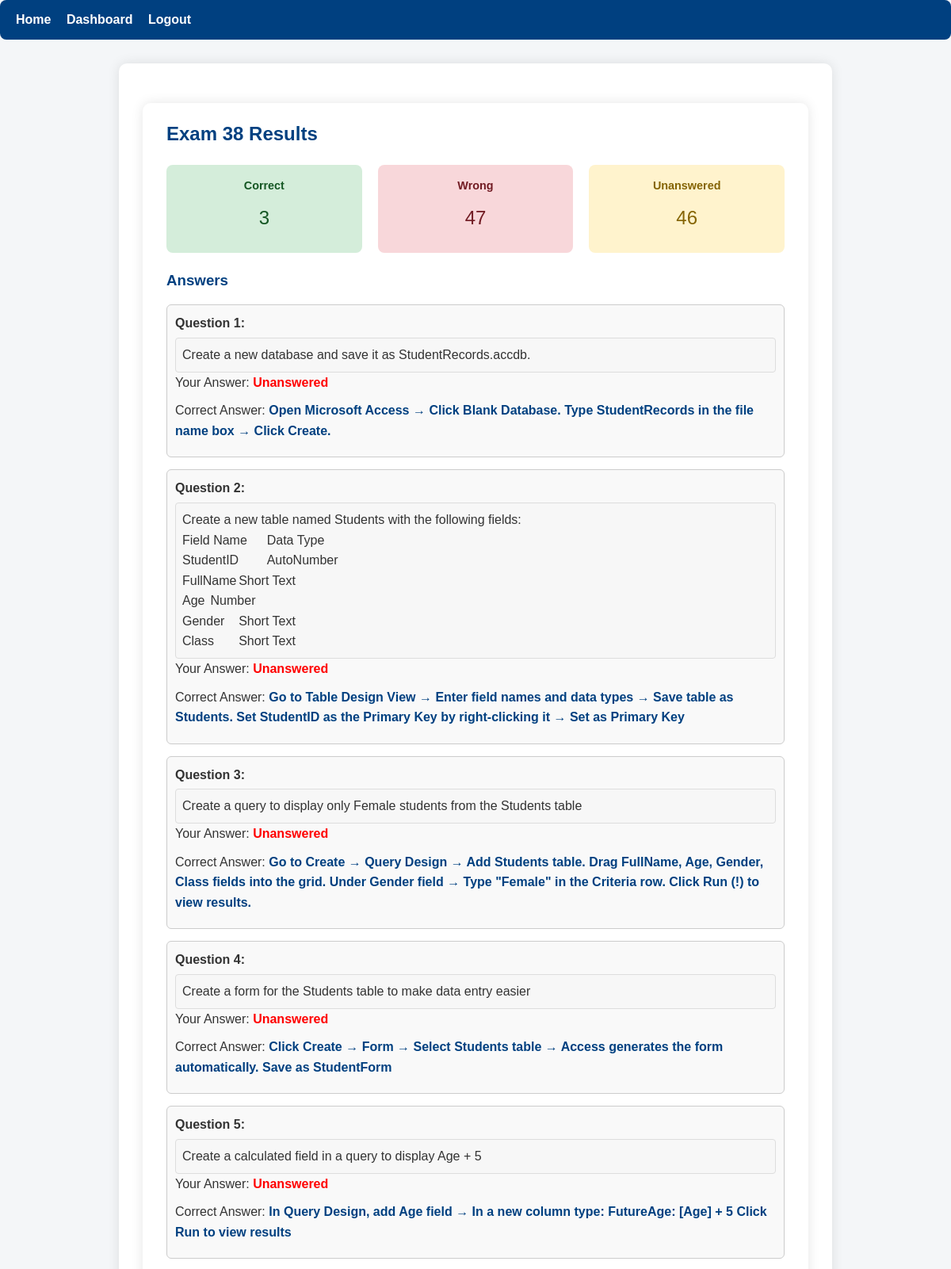
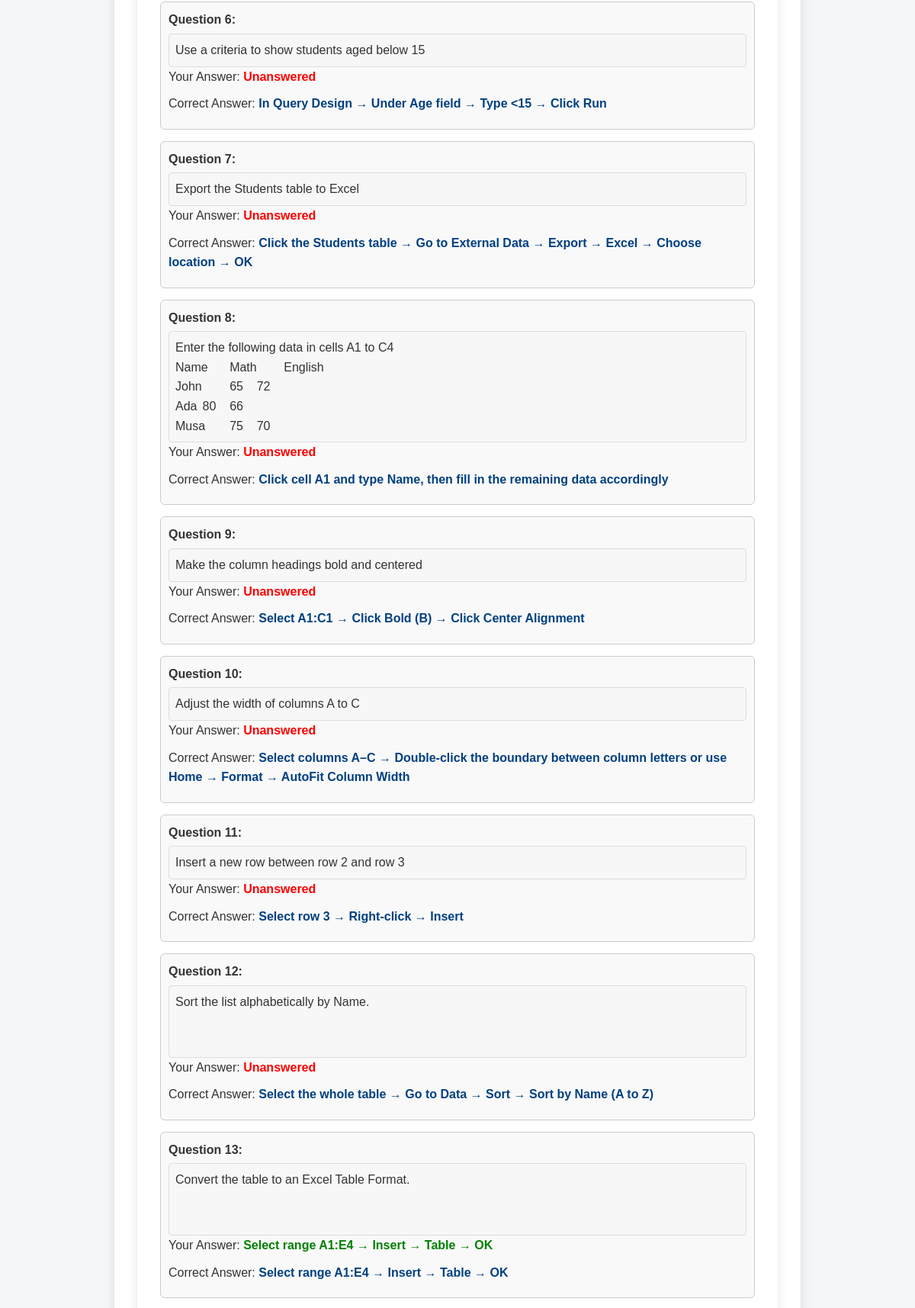
The app's page /results/38 (signed in, upper part) with its own data (2 pictures, top to bottom).
### app.py (models this page shows)
class Exam(db.Model):
    __tablename__ = "exams"
    id = db.Column(db.Integer, primary_key=True)
    student_id = db.Column(db.Integer, db.ForeignKey("students.id"), nullable=False)
    start_time = db.Column(db.DateTime, default=datetime.utcnow)
    end_time = db.Column(db.DateTime)
    total_score = db.Column(db.Float, default=0)
    status = db.Column(db.String(20), default="active")
    duration_minutes = db.Column(db.Integer, default=30)
    created_at = db.Column(db.DateTime, default=datetime.utcnow)
    student = db.relationship("Student", backref="exams")

class Question(db.Model):
    __tablename__ = "questions"
    id = db.Column(db.Integer, primary_key=True)
    question_text = db.Column(db.Text, nullable=False)
    model_answer = db.Column(db.Text, nullable=False)
    created_at = db.Column(db.DateTime, default=datetime.utcnow)

class ExamAnswer(db.Model):
    __tablename__ = "exam_answers"
    id = db.Column(db.Integer, primary_key=True)
    exam_id = db.Column(db.Integer, db.ForeignKey("exams.id"), nullable=False)
    question_id = db.Column(db.Integer, db.ForeignKey("questions.id"), nullable=False)
    student_id = db.Column(db.Integer, db.ForeignKey("students.id"), nullable=False)
    student_answer = db.Column(db.Text, nullable=True)
    is_correct = db.Column(db.Boolean, default=False)
    score = db.Column(db.Float, default=0)

### app.py (the view)
@app.route("/results/<int:exam_id>")
@login_required_student
def results_page(exam_id):
    exam = Exam.query.get_or_404(exam_id)
    if exam.student_id != session["student_id"]:
        abort(403)
    answers = ExamAnswer.query.filter_by(exam_id=exam_id).all()
    results = []
    for a in answers:
        q = Question.query.get(a.question_id)
        results.append({
            "question_id": q.id,
            "question_text": q.question_text,
            "student_answer": a.student_answer,
            "correct_answer": q.model_answer,  # use model_answer here
            "is_correct": a.is_correct,
            "score": a.score
        })
    return render_template("results.html", exam=exam, results=results)

### app.py (called while the page is built)
def login_required_student(f):
    @wraps(f)
    def decorated(*args, **kwargs):
        if "student_id" not in session:
            flash("Please log in to continue.", "warning")
            return redirect(url_for("login"))
        return f(*args, **kwargs)
    return decorated

### templates/results.html (shortened to what this page needs)
{% extends "base.html" %}
{% block content %}
<div class="container results-page">
    <h2>Exam {{ exam.id }} Results</h2>
    <div class="summary-container" style="display:flex; gap:20px; margin:20px 0;">
        <div class="summary-box correct-box" style="flex:1; background:#d4edda; color:#155724; padding:15px; border-radius:8px; text-align:center;">
            <p class="summary-title" style="font-weight:bold;">Correct</p>
            <p class="summary-value" style="font-size:24px; margin-top:5px;">
                {{ results|selectattr('is_correct', 'equalto', true)|list|length }}
            </p>
        </div>
        <div class="summary-box wrong-box" style="flex:1; background:#f8d7da; color:#721c24; padding:15px; border-radius:8px; text-align:center;">
            <p class="summary-title" style="font-weight:bold;">Wrong</p>
            <p class="summary-value" style="font-size:24px; margin-top:5px;">
                {{ results|selectattr('is_correct', 'equalto', false)|list|length }}
            </p>
        </div>
        <div class="summary-box unanswered-box" style="flex:1; background:#fff3cd; color:#856404; padding:15px; border-radius:8px; text-align:center;">
            <p class="summary-title" style="font-weight:bold;">Unanswered</p>
            <p class="summary-value" style="font-size:24px; margin-top:5px;">
                {{ results|selectattr('student_answer', 'equalto', '')|list|length }}
            </p>
        </div>
    </div>
    <h3>Answers</h3>
    <ul style="list-style:none; padding-left:0;">
        {% for r in results %}
        <li style="margin-bottom:15px; padding:10px; border-radius:6px; border:1px solid #ccc; background:#f9f9f9;">
            <p style="margin-bottom:5px; font-weight:bold;">Question {{ loop.index }}:</p>
            <pre style="white-space: pre-wrap; font-family:inherit; background:#f7f7f7; padding:8px; border-radius:4px; border:1px solid #ddd;">{{ r.question_text }}</pre>
            <p>Your Answer: <span style="font-weight:bold; color:{{ 'green' if r.is_correct else 'red' }};">{{ r.student_answer if r.student_answer else 'Unanswered' }}</span></p>
            <p>Correct Answer: <span style="font-weight:bold; color:#004080;">{{ r.correct_answer }}</span></p>
        </li>
        {% endfor %}
    </ul>
</div>
{% endblock %}

### static/css/style.css (style rules this page uses)
* { box-sizing: border-box; margin: 0; padding: 0; font-family: Arial, sans-serif; }
body { background-color: #f4f6f8; color: #333; line-height: 1.6; }
.container { max-width: 900px; margin: 30px auto; background-color: #fff; padding: 20px 30px; border-radius: 10px; box-shadow: 0 0 15px rgba(0,0,0,0.1); }
h1, h2, h3 { margin-bottom: 15px; color: #004080; }
p { margin-bottom: 10px; }
ul { list-style-type: none; margin: 10px 0; padding-left: 0; }
ul li { background-color: #e7f0ff; padding: 10px; margin-bottom: 8px; border-radius: 6px; }
.correct-box { background-color: #28a745; }
.wrong-box { background-color: #dc3545; }
.unanswered-box { background-color: #6c757d; }
.summary-title { font-size: 0.9rem; }
.summary-value { font-size: 1.5rem; margin-top:5px; }

### records on screen
Exam: id "38"
Question: question_text "Create a new database and save it as StudentRecords.accdb.", correct_answer "Open Microsoft Access → Click Blank Database. Type StudentRecords in the file name box → Click Create."
Question: question_text "Create a new table named Students with the following fields: Field Name Data Type StudentID AutoNumber FullName Short Text Age Number Gender Short Text Class Short Text", correct_answer "Go to Table Design View → Enter field names and data types → Save table as Students. Set StudentID as the Primary Key by right-clicking it → Set as Primary Key"
Question: question_text "Create a query to display only Female students from the Students table", correct_answer "Go to Create → Query Design → Add Students table. Drag FullName, Age, Gender, Class fields into the grid. Under Gender field → Type \"Female\" in the Criteria row. Click Run (!) to view results."
Question: question_text "Create a form for the Students table to make data entry easier", correct_answer "Click Create → Form → Select Students table → Access generates the form automatically. Save as StudentForm"
Question: question_text "Create a calculated field in a query to display Age + 5", correct_answer "In Query Design, add Age field → In a new column type: FutureAge: [Age] + 5 Click Run to view results"
Question: question_text "Use a criteria to show students aged below 15", correct_answer "In Query Design → Under Age field → Type <15 → Click Run"
Question: question_text "Export the Students table to Excel", correct_answer "Click the Students table → Go to External Data → Export → Excel → Choose location → OK"
Question: question_text "Enter the following data in cells A1 to C4 Name Math English John 65 72 Ada 80 66 Musa 75 70", correct_answer "Click cell A1 and type Name, then fill in the remaining data accordingly"
Question: question_text "Make the column headings bold and centered", correct_answer "Select A1:C1 → Click Bold (B) → Click Center Alignment"
Question: question_text "Adjust the width of columns A to C", correct_answer "Select columns A–C → Double-click the boundary between column letters or use Home → Format → AutoFit Column Width"
Question: question_text "Insert a new row between row 2 and row 3", correct_answer "Select row 3 → Right-click → Insert"
Question: question_text "Sort the list alphabetically by Name.", correct_answer "Select the whole table → Go to Data → Sort → Sort by Name (A to Z)"
Question: question_text "Convert the table to an Excel Table Format.", correct_answer "Select range A1:E4 → Insert → Table → OK"
ExamAnswer: student_answer "Select range A1:E4 → Insert → Table → OK"

### other values on screen
{{ results|selectattr('is_correct', 'equalto', true)|list|length }} "3"
{{ results|selectattr('is_correct', 'equalto', false)|list|length }} "47"
{{ results|selectattr('student_answer', 'equalto', '')|list|length }} "46"
{{ r.student_answer if r.student_answer else 'Unanswered' }} "Unanswered" "Unanswered" "Unanswered" "Unanswered" "Unanswered" "Unanswered" "Unanswered" "Unanswered" "Unanswered" "Unanswered" "Unanswered" "Unanswered"
